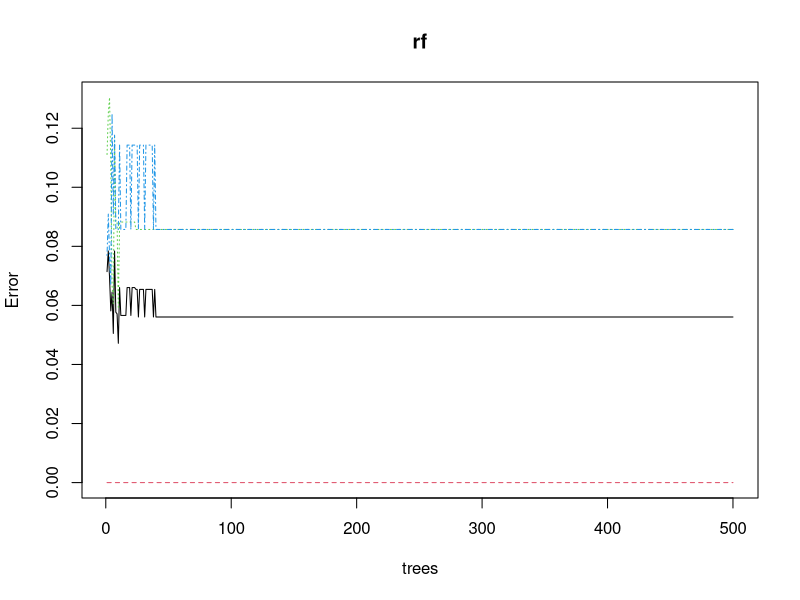

Write the R code that produced this figure.
library(randomForest)
library(caret) #used for ml a lot
#https://www.r-bloggers.com/2021/04/random-forest-in-r/
dataset <- iris 
head(dataset)
dataset$Species <- as.factor(dataset$Species)
str(dataset)
#since species is what we are classifying it should be a factor varaible

#data splitting
set.seed(22)
trainTestSplit <- sample(2,nrow(dataset), replace = TRUE, prob = c(0.7,0.3))
train <- dataset[trainTestSplit == 1,]
test <- dataset[trainTestSplit == 2,]
head(train)
head(test)

#random forest
rf <- randomForest(Species~., data= train, proximity = TRUE)
rf
#error rate of 5.61, prettty good

#prediction and confusion matrix of the train data
p1 <- predict(rf,train)
confusionMatrix(p1,train$Species)

#prediction and confusion matrix on test data
p2 <- predict(rf,test)
confusionMatrix(p2,test$Species)

#error rates with a grpah
plot(rf)